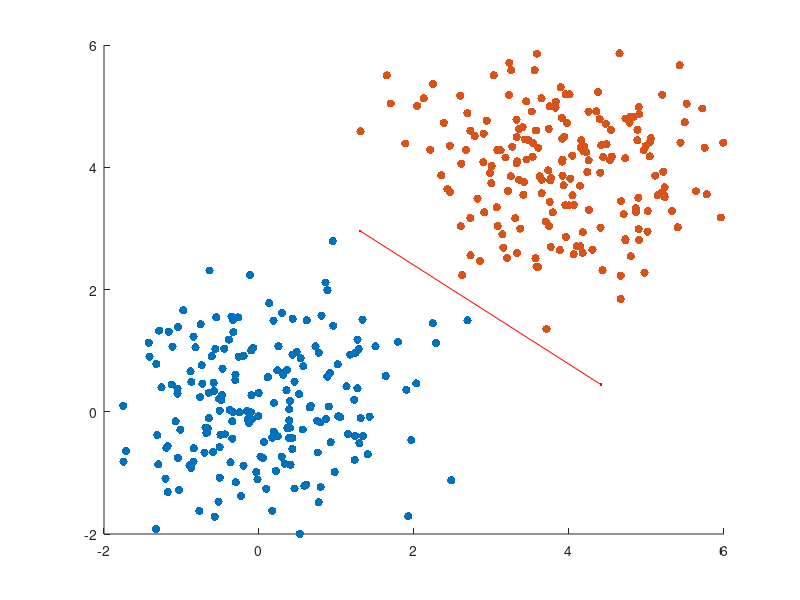

The MATLAB source for this figure: (Note: this script raises an error after producing the figure.)
clf;
clc;
clear;
hold on
xlim([-2 6])
ylim([-2 6])
m = 200;
X = [randn(m,1) randn(m,1)];
scatter(X(:,1), X(:, 2),'filled');
Y = [randn(m,1) + 4 randn(m,1) + 4];
scatter(Y(:,1), Y(:, 2),'filled');

x0 = X(1, :);
y0 = Y(1, :);
changed = 1;
eps = 0.001;
delta = eps/10000;

iteration = 1;
history = [];

while max(changed) && norm(x0-y0) > eps && iteration < 100000
    initX0 = x0;
    initY0 = y0;
    % фикс. x
    for i = [1:m]
        y = Y(i,:);
        alpha = ((x0 - y0)*(y - y0)');
        if (alpha > 0)
            alpha = alpha / norm(y-y0)^2;
            if (alpha > 1)
                y0 = y;
            else
                y0 = y0 + alpha*(y - y0);
            end
        end
    end
    % фикс. y
    for i = [1:m]
        x = X(i,:);
        alpha = ((y0 - x0)*(x - x0)');
        if (alpha > 0)
            alpha = alpha / norm(x-x0)^2;
            if (alpha > 1)
                x0 = x;
            else
                x0 = x0 + alpha*(x - x0);
            end
        end
    end
    % scatter([x0(1) y0(1)], [x0(2) y0(2)], log(iteration + 1)*5, 'filled');

    history = [history; x0 y0];
    changed = max([norm(initX0 - x0), norm(initY0 - y0)]) >= delta;
    iteration = iteration + 1;
end
iteration



if (norm(x0-y0) < eps) 
    disp("Не разделимы");
else
    vector = y0 - x0;
    ortog = [vector(2) -vector(1)]/norm(vector)*2;
    line = ones(2, 1)*[y0 + x0]/2 + [ortog; -ortog];
    plot(line(:, 1), line(:, 2),'.-r');

end
scatter(history(:,1:2:4), history(:, 2:2:4), [1:size(history, 1)]*200/size(history, 1), 'x', 'LineWidth', 1);